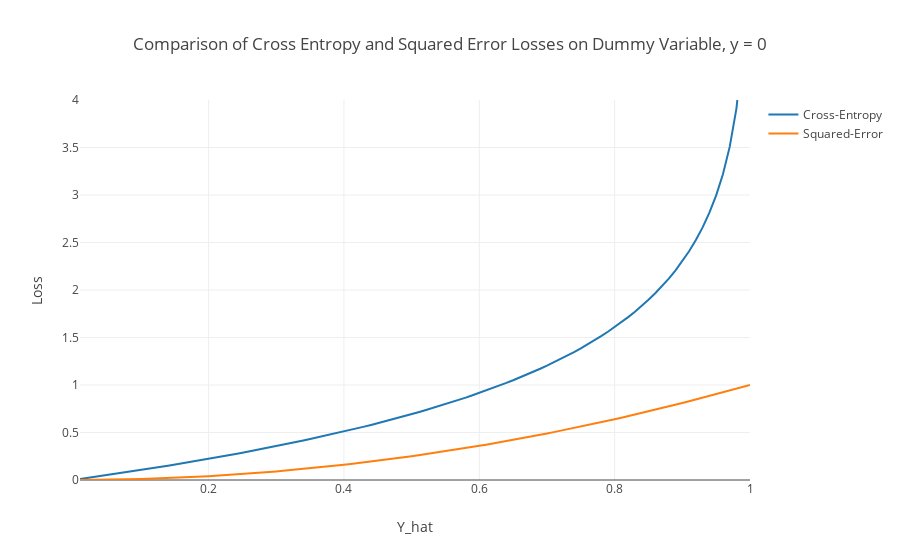

This figure's notebook cell:
### Markdown cell above
Generating dummmy cross-entropy and squared-error losses:

### Code cell
def generateDummyLosses():
    # Generate dummy data
    Yhat = np.linspace(0.01,0.999999,100)
    Ydummy = 0.0

    # Calculate losses
    xEntropy = - Ydummy * np.log(Yhat) - (1 - Ydummy) * np.log(1 - Yhat)
    squaredErr = (Yhat - Ydummy)**2
    
    # Generate plot traces
    xEntropyTrace = go.Scatter(
        x = Yhat,
        y = xEntropy,
        name = 'Cross-Entropy'
    )
    squareErrTrace = go.Scatter(
        x = Yhat,
        y = squaredErr,
        name = 'Squared-Error'
    )
    
    data = go.Data([xEntropyTrace, squareErrTrace])
    
    # Generate figure layout
    layout = go.Layout(
        title = 'Comparison of Cross Entropy and Squared Error Losses on Dummy Variable, y = 0',
        xaxis = {'title': 'Y_hat'},
        yaxis = {'title': 'Loss', 'range': [0, 4]}
    )
    
    # Creates and plots figure
    figure = go.Figure(data=data, layout=layout)
    return pyo.iplot(figure, filename='A2Q1.1.3_LossComparison')

fig1_3 = generateDummyLosses()
fig1_3
